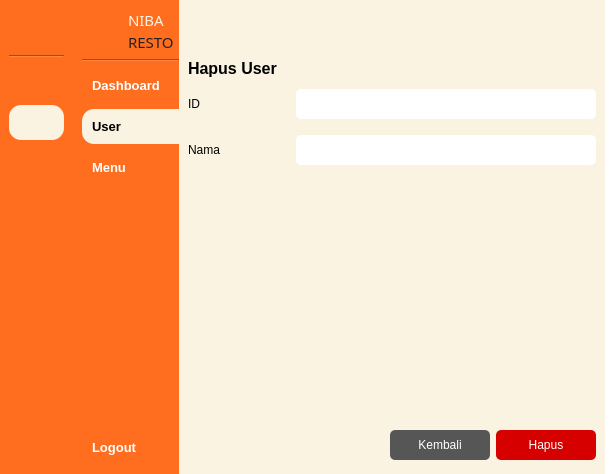
<?xml version="1.0" encoding="UTF-8"?>
<ui version="4.0">
 <class>MainWindow</class>
 <widget class="QMainWindow" name="MainWindow">
  <property name="geometry">
   <rect>
    <x>0</x>
    <y>0</y>
    <width>614</width>
    <height>474</height>
   </rect>
  </property>
  <property name="windowTitle">
   <string>MainWindow</string>
  </property>
  <property name="styleSheet">
   <string notr="true">background-color: rgb(255, 255, 255);</string>
  </property>
  <widget class="QWidget" name="centralwidget">
   <layout class="QGridLayout" name="gridLayout">
    <property name="leftMargin">
     <number>0</number>
    </property>
    <property name="topMargin">
     <number>0</number>
    </property>
    <property name="rightMargin">
     <number>0</number>
    </property>
    <property name="bottomMargin">
     <number>0</number>
    </property>
    <property name="horizontalSpacing">
     <number>0</number>
    </property>
    <item row="0" column="0">
     <widget class="QWidget" name="icon_only_widget" native="true">
      <property name="maximumSize">
       <size>
        <width>75</width>
        <height>16777215</height>
       </size>
      </property>
      <property name="styleSheet">
       <string notr="true">QPushButton {
	text-align: center;
	border-radius: 12px;
    padding: 10px;
    border: 0px;
	color: white;
    font-weight: 600;
}

QPushButton:hover {
	background-color: rgb(181, 171, 146);
}

QPushButton:checked {
	color: black;
	background-color: #FAF3E1;
}

QWidget {
	background-color: #FF6D1F;
}</string>
      </property>
      <layout class="QVBoxLayout" name="verticalLayout">
       <item>
        <layout class="QVBoxLayout" name="verticalLayout_7">
         <item>
          <layout class="QHBoxLayout" name="horizontalLayout_4">
           <property name="rightMargin">
            <number>5</number>
           </property>
           <item>
            <widget class="QLabel" name="label_4">
             <property name="sizePolicy">
              <sizepolicy hsizetype="Fixed" vsizetype="Fixed">
               <horstretch>0</horstretch>
               <verstretch>0</verstretch>
              </sizepolicy>
             </property>
             <property name="minimumSize">
              <size>
               <width>40</width>
               <height>40</height>
              </size>
             </property>
             <property name="maximumSize">
              <size>
               <width>40</width>
               <height>40</height>
              </size>
             </property>
             <property name="styleSheet">
              <string notr="true">QLabel {
    background-color: transparent;
    border-radius: 20px;
    background-image: url(:/yourpic.png);
    background-repeat: no-repeat;
    background-position: center;
}
</string>
             </property>
             <property name="text">
              <string/>
             </property>
             <property name="pixmap">
              <pixmap resource="images.qrc">:/image/images/logo-rounded.png</pixmap>
             </property>
             <property name="scaledContents">
              <bool>true</bool>
             </property>
            </widget>
           </item>
          </layout>
         </item>
         <item>
          <widget class="Line" name="line">
           <property name="orientation">
            <enum>Qt::Horizontal</enum>
           </property>
          </widget>
         </item>
         <item>
          <widget class="QPushButton" name="btn_dashboard_icon">
           <property name="font">
            <font>
             <family>Microsoft Sans Serif</family>
             <pointsize>10</pointsize>
             <weight>75</weight>
             <bold>true</bold>
            </font>
           </property>
           <property name="styleSheet">
            <string notr="true"/>
           </property>
           <property name="text">
            <string/>
           </property>
           <property name="icon">
            <iconset resource="images.qrc">
             <normaloff>:/image/images/mage--home-fill-off.png</normaloff>
             <normalon>:/image/images/mage--home-fill.png</normalon>
             <disabledoff>:/image/images/mage--home-fill-off.png</disabledoff>
             <disabledon>:/image/images/mage--home-fill.png</disabledon>
             <activeoff>:/image/images/mage--home-fill-off.png</activeoff>
             <activeon>:/image/images/mage--home-fill.png</activeon>
             <selectedoff>:/image/images/mage--home-fill-off.png</selectedoff>
             <selectedon>:/image/images/mage--home-fill.png</selectedon>:/image/images/mage--home-fill-off.png</iconset>
           </property>
           <property name="iconSize">
            <size>
             <width>20</width>
             <height>20</height>
            </size>
           </property>
           <property name="checkable">
            <bool>true</bool>
           </property>
           <property name="checked">
            <bool>false</bool>
           </property>
           <property name="autoExclusive">
            <bool>true</bool>
           </property>
          </widget>
         </item>
         <item>
          <widget class="QPushButton" name="btn_user_icon">
           <property name="font">
            <font>
             <family>MS Sans Serif</family>
             <pointsize>10</pointsize>
             <weight>75</weight>
             <bold>true</bold>
            </font>
           </property>
           <property name="styleSheet">
            <string notr="true"/>
           </property>
           <property name="text">
            <string/>
           </property>
           <property name="icon">
            <iconset resource="images.qrc">
             <normaloff>:/image/images/mage--users-fill-off.png</normaloff>
             <normalon>:/image/images/mage--users-fill.png</normalon>:/image/images/mage--users-fill-off.png</iconset>
           </property>
           <property name="iconSize">
            <size>
             <width>20</width>
             <height>20</height>
            </size>
           </property>
           <property name="checkable">
            <bool>true</bool>
           </property>
           <property name="checked">
            <bool>true</bool>
           </property>
           <property name="autoExclusive">
            <bool>true</bool>
           </property>
          </widget>
         </item>
         <item>
          <widget class="QPushButton" name="btn_menu_icon">
           <property name="font">
            <font>
             <family>MS Sans Serif</family>
             <pointsize>10</pointsize>
             <weight>75</weight>
             <bold>true</bold>
            </font>
           </property>
           <property name="styleSheet">
            <string notr="true"/>
           </property>
           <property name="text">
            <string/>
           </property>
           <property name="icon">
            <iconset resource="images.qrc">
             <normaloff>:/image/images/mage--clipboard-2-fill-off.png</normaloff>
             <normalon>:/image/images/mage--clipboard-2-fill.png</normalon>:/image/images/mage--clipboard-2-fill-off.png</iconset>
           </property>
           <property name="iconSize">
            <size>
             <width>20</width>
             <height>20</height>
            </size>
           </property>
           <property name="checkable">
            <bool>true</bool>
           </property>
           <property name="autoExclusive">
            <bool>true</bool>
           </property>
          </widget>
         </item>
         <item>
          <spacer name="verticalSpacer_3">
           <property name="orientation">
            <enum>Qt::Vertical</enum>
           </property>
           <property name="sizeHint" stdset="0">
            <size>
             <width>40</width>
             <height>200</height>
            </size>
           </property>
          </spacer>
         </item>
         <item>
          <widget class="QPushButton" name="btn_logout_icon">
           <property name="font">
            <font>
             <family>MS Sans Serif</family>
             <pointsize>10</pointsize>
             <weight>75</weight>
             <bold>true</bold>
            </font>
           </property>
           <property name="styleSheet">
            <string notr="true">QPushButton {
	border-radius: 12px;
}</string>
           </property>
           <property name="text">
            <string/>
           </property>
           <property name="icon">
            <iconset resource="images.qrc">
             <normaloff>:/image/images/mage--shut-down-fill-off.png</normaloff>
             <normalon>:/image/images/mage--shut-down-fill.png</normalon>:/image/images/mage--shut-down-fill-off.png</iconset>
           </property>
           <property name="iconSize">
            <size>
             <width>20</width>
             <height>20</height>
            </size>
           </property>
          </widget>
         </item>
        </layout>
       </item>
      </layout>
     </widget>
    </item>
    <item row="0" column="1">
     <widget class="QWidget" name="icon_name_widget" native="true">
      <property name="maximumSize">
       <size>
        <width>150</width>
        <height>16777215</height>
       </size>
      </property>
      <property name="styleSheet">
       <string notr="true">QPushButton {
	text-align: left;
	border-top-left-radius: 12px;
	border-bottom-left-radius: 12px;
    padding: 10px;
    border: 0px;
	color: white;
    font-weight: 600;
}

QPushButton:hover {
	background-color: rgb(181, 171, 146);
}

QPushButton:checked {
	color: black;
	background-color: #FAF3E1;
}

QWidget {
	background-color: #FF6D1F;
}</string>
      </property>
      <layout class="QVBoxLayout" name="verticalLayout_4">
       <property name="leftMargin">
        <number>9</number>
       </property>
       <property name="topMargin">
        <number>9</number>
       </property>
       <property name="rightMargin">
        <number>0</number>
       </property>
       <property name="bottomMargin">
        <number>9</number>
       </property>
       <item>
        <layout class="QVBoxLayout" name="verticalLayout_2">
         <item>
          <layout class="QHBoxLayout" name="horizontalLayout_2">
           <property name="rightMargin">
            <number>5</number>
           </property>
           <item>
            <widget class="QLabel" name="label_2">
             <property name="sizePolicy">
              <sizepolicy hsizetype="Fixed" vsizetype="Fixed">
               <horstretch>0</horstretch>
               <verstretch>0</verstretch>
              </sizepolicy>
             </property>
             <property name="minimumSize">
              <size>
               <width>40</width>
               <height>40</height>
              </size>
             </property>
             <property name="maximumSize">
              <size>
               <width>40</width>
               <height>40</height>
              </size>
             </property>
             <property name="styleSheet">
              <string notr="true">QLabel {
    background-color: transparent;
    border-radius: 20px;
    background-image: url(:/yourpic.png);
    background-repeat: no-repeat;
    background-position: center;
}
</string>
             </property>
             <property name="text">
              <string/>
             </property>
             <property name="pixmap">
              <pixmap resource="images.qrc">:/image/images/logo-rounded.png</pixmap>
             </property>
             <property name="scaledContents">
              <bool>true</bool>
             </property>
            </widget>
           </item>
           <item>
            <layout class="QVBoxLayout" name="verticalLayout_3">
             <property name="spacing">
              <number>0</number>
             </property>
             <item>
              <widget class="QLabel" name="label_3">
               <property name="maximumSize">
                <size>
                 <width>50</width>
                 <height>16777215</height>
                </size>
               </property>
               <property name="font">
                <font>
                 <family>Bauhaus 93</family>
                 <pointsize>11</pointsize>
                 <weight>50</weight>
                 <bold>false</bold>
                 <strikeout>false</strikeout>
                 <kerning>true</kerning>
                </font>
               </property>
               <property name="styleSheet">
                <string notr="true">color: #FAF3E1;</string>
               </property>
               <property name="text">
                <string>NIBA</string>
               </property>
               <property name="textFormat">
                <enum>Qt::PlainText</enum>
               </property>
              </widget>
             </item>
             <item>
              <widget class="QLabel" name="label_5">
               <property name="sizePolicy">
                <sizepolicy hsizetype="Minimum" vsizetype="Preferred">
                 <horstretch>0</horstretch>
                 <verstretch>0</verstretch>
                </sizepolicy>
               </property>
               <property name="maximumSize">
                <size>
                 <width>50</width>
                 <height>16777215</height>
                </size>
               </property>
               <property name="font">
                <font>
                 <family>Bauhaus 93</family>
                 <pointsize>11</pointsize>
                 <weight>50</weight>
                 <bold>false</bold>
                 <strikeout>false</strikeout>
                 <kerning>true</kerning>
                </font>
               </property>
               <property name="styleSheet">
                <string notr="true">color: #222222;</string>
               </property>
               <property name="text">
                <string>RESTO</string>
               </property>
               <property name="textFormat">
                <enum>Qt::PlainText</enum>
               </property>
               <property name="scaledContents">
                <bool>false</bool>
               </property>
              </widget>
             </item>
            </layout>
           </item>
          </layout>
         </item>
         <item>
          <widget class="Line" name="line_2">
           <property name="orientation">
            <enum>Qt::Horizontal</enum>
           </property>
          </widget>
         </item>
         <item>
          <widget class="QPushButton" name="btn_dashboard_expanded">
           <property name="font">
            <font>
             <family>Microsoft Sans Serif</family>
             <pointsize>10</pointsize>
             <weight>75</weight>
             <bold>true</bold>
            </font>
           </property>
           <property name="styleSheet">
            <string notr="true"/>
           </property>
           <property name="text">
            <string>Dashboard</string>
           </property>
           <property name="icon">
            <iconset resource="images.qrc">
             <normaloff>:/image/images/mage--home-fill-off.png</normaloff>
             <normalon>:/image/images/mage--home-fill.png</normalon>
             <disabledoff>:/image/images/mage--home-fill-off.png</disabledoff>
             <disabledon>:/image/images/mage--home-fill.png</disabledon>
             <activeoff>:/image/images/mage--home-fill-off.png</activeoff>
             <activeon>:/image/images/mage--home-fill.png</activeon>
             <selectedoff>:/image/images/mage--home-fill-off.png</selectedoff>
             <selectedon>:/image/images/mage--home-fill.png</selectedon>:/image/images/mage--home-fill-off.png</iconset>
           </property>
           <property name="iconSize">
            <size>
             <width>20</width>
             <height>20</height>
            </size>
           </property>
           <property name="checkable">
            <bool>true</bool>
           </property>
           <property name="checked">
            <bool>false</bool>
           </property>
           <property name="autoExclusive">
            <bool>true</bool>
           </property>
          </widget>
         </item>
         <item>
          <widget class="QPushButton" name="btn_user_expanded">
           <property name="font">
            <font>
             <family>MS Sans Serif</family>
             <pointsize>10</pointsize>
             <weight>75</weight>
             <bold>true</bold>
            </font>
           </property>
           <property name="styleSheet">
            <string notr="true"/>
           </property>
           <property name="text">
            <string>User</string>
           </property>
           <property name="icon">
            <iconset resource="images.qrc">
             <normaloff>:/image/images/mage--users-fill-off.png</normaloff>
             <normalon>:/image/images/mage--users-fill.png</normalon>:/image/images/mage--users-fill-off.png</iconset>
           </property>
           <property name="iconSize">
            <size>
             <width>20</width>
             <height>20</height>
            </size>
           </property>
           <property name="checkable">
            <bool>true</bool>
           </property>
           <property name="checked">
            <bool>true</bool>
           </property>
           <property name="autoExclusive">
            <bool>true</bool>
           </property>
          </widget>
         </item>
         <item>
          <widget class="QPushButton" name="btn_menu_expanded">
           <property name="font">
            <font>
             <family>MS Sans Serif</family>
             <pointsize>10</pointsize>
             <weight>75</weight>
             <bold>true</bold>
            </font>
           </property>
           <property name="styleSheet">
            <string notr="true"/>
           </property>
           <property name="text">
            <string>Menu</string>
           </property>
           <property name="icon">
            <iconset resource="images.qrc">
             <normaloff>:/image/images/mage--clipboard-2-fill-off.png</normaloff>
             <normalon>:/image/images/mage--clipboard-2-fill.png</normalon>:/image/images/mage--clipboard-2-fill-off.png</iconset>
           </property>
           <property name="iconSize">
            <size>
             <width>20</width>
             <height>20</height>
            </size>
           </property>
           <property name="checkable">
            <bool>true</bool>
           </property>
           <property name="autoExclusive">
            <bool>true</bool>
           </property>
          </widget>
         </item>
         <item>
          <spacer name="verticalSpacer_2">
           <property name="orientation">
            <enum>Qt::Vertical</enum>
           </property>
           <property name="sizeHint" stdset="0">
            <size>
             <width>40</width>
             <height>200</height>
            </size>
           </property>
          </spacer>
         </item>
         <item>
          <widget class="QPushButton" name="btn_logout_expanded">
           <property name="font">
            <font>
             <family>MS Sans Serif</family>
             <pointsize>10</pointsize>
             <weight>75</weight>
             <bold>true</bold>
            </font>
           </property>
           <property name="styleSheet">
            <string notr="true">QPushButton {
	border-radius: 12px;
}</string>
           </property>
           <property name="text">
            <string>Logout</string>
           </property>
           <property name="icon">
            <iconset resource="images.qrc">
             <normaloff>:/image/images/mage--shut-down-fill-off.png</normaloff>
             <normalon>:/image/images/mage--shut-down-fill.png</normalon>:/image/images/mage--shut-down-fill-off.png</iconset>
           </property>
           <property name="iconSize">
            <size>
             <width>20</width>
             <height>20</height>
            </size>
           </property>
          </widget>
         </item>
        </layout>
       </item>
      </layout>
     </widget>
    </item>
    <item row="0" column="2">
     <widget class="QWidget" name="main_menu" native="true">
      <property name="styleSheet">
       <string notr="true">background-color: rgb(255, 255, 255);</string>
      </property>
      <layout class="QVBoxLayout" name="verticalLayout_5">
       <property name="spacing">
        <number>0</number>
       </property>
       <property name="leftMargin">
        <number>0</number>
       </property>
       <property name="topMargin">
        <number>0</number>
       </property>
       <property name="bottomMargin">
        <number>0</number>
       </property>
       <item>
        <widget class="QWidget" name="widget" native="true">
         <property name="minimumSize">
          <size>
           <width>0</width>
           <height>50</height>
          </size>
         </property>
         <property name="maximumSize">
          <size>
           <width>16777215</width>
           <height>50</height>
          </size>
         </property>
         <property name="styleSheet">
          <string notr="true">background-color: rgb(250, 243, 225);</string>
         </property>
         <layout class="QHBoxLayout" name="horizontalLayout_6">
          <item>
           <layout class="QHBoxLayout" name="horizontalLayout">
            <item>
             <widget class="QPushButton" name="btn_expand">
              <property name="styleSheet">
               <string notr="true">QPushButton {
	text-align: left;
	border-radius: 12px;
    padding: 10px;
    border: 0px;
	color: black;
    font-weight: 600;
}

QPushButton:hover {
	background-color: #F5E7C6;
}

QPushButton:checked {
	background-color: #222222;
}</string>
              </property>
              <property name="text">
               <string/>
              </property>
              <property name="icon">
               <iconset resource="images.qrc">
                <normaloff>:/image/images/mage--dash-menu-off.png</normaloff>
                <normalon>:/image/images/mage--double-arrow-left-off.png</normalon>:/image/images/mage--dash-menu-off.png</iconset>
              </property>
              <property name="iconSize">
               <size>
                <width>20</width>
                <height>20</height>
               </size>
              </property>
              <property name="checkable">
               <bool>true</bool>
              </property>
             </widget>
            </item>
            <item>
             <spacer name="horizontalSpacer">
              <property name="orientation">
               <enum>Qt::Horizontal</enum>
              </property>
              <property name="sizeHint" stdset="0">
               <size>
                <width>20</width>
                <height>118</height>
               </size>
              </property>
             </spacer>
            </item>
           </layout>
          </item>
         </layout>
        </widget>
       </item>
       <item>
        <widget class="QWidget" name="widget_2" native="true">
         <property name="styleSheet">
          <string notr="true">QWidget {
	background-color: rgb(250, 243, 225);
}

QLabel {
	color:black;
}

QLineEdit {
	background-color: white;
	border-radius:  5px;
}

QComboBox {
	background-color: white;
	border-radius: 5px;
}</string>
         </property>
         <layout class="QVBoxLayout" name="verticalLayout_6">
          <item>
           <widget class="QLabel" name="label_28">
            <property name="maximumSize">
             <size>
              <width>16777215</width>
              <height>30</height>
             </size>
            </property>
            <property name="font">
             <font>
              <family>MS Sans Serif</family>
              <pointsize>12</pointsize>
              <weight>75</weight>
              <bold>true</bold>
             </font>
            </property>
            <property name="styleSheet">
             <string notr="true">color:black;</string>
            </property>
            <property name="text">
             <string>Hapus User</string>
            </property>
            <property name="scaledContents">
             <bool>false</bool>
            </property>
            <property name="wordWrap">
             <bool>false</bool>
            </property>
           </widget>
          </item>
          <item>
           <layout class="QVBoxLayout" name="verticalLayout_11">
            <item>
             <layout class="QHBoxLayout" name="horizontalLayout_24">
              <item>
               <widget class="QLabel" name="label_22">
                <property name="text">
                 <string>ID</string>
                </property>
               </widget>
              </item>
              <item>
               <spacer name="horizontalSpacer_18">
                <property name="orientation">
                 <enum>Qt::Horizontal</enum>
                </property>
                <property name="sizeHint" stdset="0">
                 <size>
                  <width>20</width>
                  <height>40</height>
                 </size>
                </property>
               </spacer>
              </item>
              <item>
               <widget class="QLineEdit" name="lineEdit_8">
                <property name="minimumSize">
                 <size>
                  <width>300</width>
                  <height>30</height>
                 </size>
                </property>
                <property name="maximumSize">
                 <size>
                  <width>300</width>
                  <height>30</height>
                 </size>
                </property>
               </widget>
              </item>
             </layout>
            </item>
            <item>
             <layout class="QHBoxLayout" name="horizontalLayout_25">
              <item>
               <widget class="QLabel" name="label_23">
                <property name="styleSheet">
                 <string notr="true"/>
                </property>
                <property name="text">
                 <string>Nama</string>
                </property>
               </widget>
              </item>
              <item>
               <spacer name="horizontalSpacer_19">
                <property name="orientation">
                 <enum>Qt::Horizontal</enum>
                </property>
                <property name="sizeHint" stdset="0">
                 <size>
                  <width>20</width>
                  <height>40</height>
                 </size>
                </property>
               </spacer>
              </item>
              <item>
               <widget class="QLineEdit" name="lineEdit_9">
                <property name="minimumSize">
                 <size>
                  <width>300</width>
                  <height>30</height>
                 </size>
                </property>
                <property name="maximumSize">
                 <size>
                  <width>300</width>
                  <height>30</height>
                 </size>
                </property>
                <property name="styleSheet">
                 <string notr="true"/>
                </property>
               </widget>
              </item>
             </layout>
            </item>
           </layout>
          </item>
          <item>
           <spacer name="verticalSpacer_6">
            <property name="orientation">
             <enum>Qt::Vertical</enum>
            </property>
            <property name="sizeHint" stdset="0">
             <size>
              <width>20</width>
              <height>231</height>
             </size>
            </property>
           </spacer>
          </item>
          <item>
           <layout class="QHBoxLayout" name="horizontalLayout_23">
            <item>
             <spacer name="horizontalSpacer_17">
              <property name="orientation">
               <enum>Qt::Horizontal</enum>
              </property>
              <property name="sizeHint" stdset="0">
               <size>
                <width>20</width>
                <height>40</height>
               </size>
              </property>
             </spacer>
            </item>
            <item>
             <widget class="QPushButton" name="pushButton_5">
              <property name="minimumSize">
               <size>
                <width>100</width>
                <height>30</height>
               </size>
              </property>
              <property name="maximumSize">
               <size>
                <width>100</width>
                <height>30</height>
               </size>
              </property>
              <property name="styleSheet">
               <string notr="true">QPushButton {
	background-color: rgb(86, 86, 86);
	color:  white;
	padding: 2px;
	border-radius: 5px;
}</string>
              </property>
              <property name="text">
               <string>Kembali</string>
              </property>
             </widget>
            </item>
            <item>
             <widget class="QPushButton" name="btn_save_3">
              <property name="minimumSize">
               <size>
                <width>100</width>
                <height>30</height>
               </size>
              </property>
              <property name="maximumSize">
               <size>
                <width>100</width>
                <height>30</height>
               </size>
              </property>
              <property name="styleSheet">
               <string notr="true">QPushButton {
	
	background-color: #d60000;
	color: white;
	padding: 2px;
	border-radius: 5px;
}</string>
              </property>
              <property name="text">
               <string>Hapus</string>
              </property>
             </widget>
            </item>
           </layout>
          </item>
         </layout>
        </widget>
       </item>
      </layout>
     </widget>
    </item>
   </layout>
  </widget>
 </widget>
 <resources>
  <include location="images.qrc"/>
 </resources>
 <connections>
  <connection>
   <sender>btn_expand</sender>
   <signal>toggled(bool)</signal>
   <receiver>icon_only_widget</receiver>
   <slot>setHidden(bool)</slot>
   <hints>
    <hint type="sourcelabel">
     <x>221</x>
     <y>54</y>
    </hint>
    <hint type="destinationlabel">
     <x>63</x>
     <y>252</y>
    </hint>
   </hints>
  </connection>
  <connection>
   <sender>btn_expand</sender>
   <signal>toggled(bool)</signal>
   <receiver>icon_name_widget</receiver>
   <slot>setVisible(bool)</slot>
   <hints>
    <hint type="sourcelabel">
     <x>240</x>
     <y>61</y>
    </hint>
    <hint type="destinationlabel">
     <x>186</x>
     <y>243</y>
    </hint>
   </hints>
  </connection>
  <connection>
   <sender>btn_logout_expanded</sender>
   <signal>clicked()</signal>
   <receiver>MainWindow</receiver>
   <slot>close()</slot>
   <hints>
    <hint type="sourcelabel">
     <x>185</x>
     <y>463</y>
    </hint>
    <hint type="destinationlabel">
     <x>140</x>
     <y>470</y>
    </hint>
   </hints>
  </connection>
  <connection>
   <sender>btn_dashboard_expanded</sender>
   <signal>toggled(bool)</signal>
   <receiver>btn_dashboard_icon</receiver>
   <slot>setChecked(bool)</slot>
   <hints>
    <hint type="sourcelabel">
     <x>137</x>
     <y>107</y>
    </hint>
    <hint type="destinationlabel">
     <x>31</x>
     <y>114</y>
    </hint>
   </hints>
  </connection>
  <connection>
   <sender>btn_user_expanded</sender>
   <signal>toggled(bool)</signal>
   <receiver>btn_user_icon</receiver>
   <slot>setChecked(bool)</slot>
   <hints>
    <hint type="sourcelabel">
     <x>109</x>
     <y>148</y>
    </hint>
    <hint type="destinationlabel">
     <x>35</x>
     <y>161</y>
    </hint>
   </hints>
  </connection>
  <connection>
   <sender>btn_menu_expanded</sender>
   <signal>toggled(bool)</signal>
   <receiver>btn_menu_icon</receiver>
   <slot>setChecked(bool)</slot>
   <hints>
    <hint type="sourcelabel">
     <x>117</x>
     <y>201</y>
    </hint>
    <hint type="destinationlabel">
     <x>37</x>
     <y>202</y>
    </hint>
   </hints>
  </connection>
  <connection>
   <sender>btn_dashboard_icon</sender>
   <signal>toggled(bool)</signal>
   <receiver>btn_dashboard_expanded</receiver>
   <slot>setChecked(bool)</slot>
   <hints>
    <hint type="sourcelabel">
     <x>43</x>
     <y>100</y>
    </hint>
    <hint type="destinationlabel">
     <x>123</x>
     <y>100</y>
    </hint>
   </hints>
  </connection>
  <connection>
   <sender>btn_user_icon</sender>
   <signal>toggled(bool)</signal>
   <receiver>btn_user_expanded</receiver>
   <slot>setChecked(bool)</slot>
   <hints>
    <hint type="sourcelabel">
     <x>23</x>
     <y>145</y>
    </hint>
    <hint type="destinationlabel">
     <x>168</x>
     <y>144</y>
    </hint>
   </hints>
  </connection>
  <connection>
   <sender>btn_menu_icon</sender>
   <signal>toggled(bool)</signal>
   <receiver>btn_menu_expanded</receiver>
   <slot>setChecked(bool)</slot>
   <hints>
    <hint type="sourcelabel">
     <x>34</x>
     <y>182</y>
    </hint>
    <hint type="destinationlabel">
     <x>153</x>
     <y>196</y>
    </hint>
   </hints>
  </connection>
  <connection>
   <sender>btn_logout_icon</sender>
   <signal>clicked()</signal>
   <receiver>MainWindow</receiver>
   <slot>close()</slot>
   <hints>
    <hint type="sourcelabel">
     <x>38</x>
     <y>445</y>
    </hint>
    <hint type="destinationlabel">
     <x>48</x>
     <y>513</y>
    </hint>
   </hints>
  </connection>
 </connections>
</ui>
